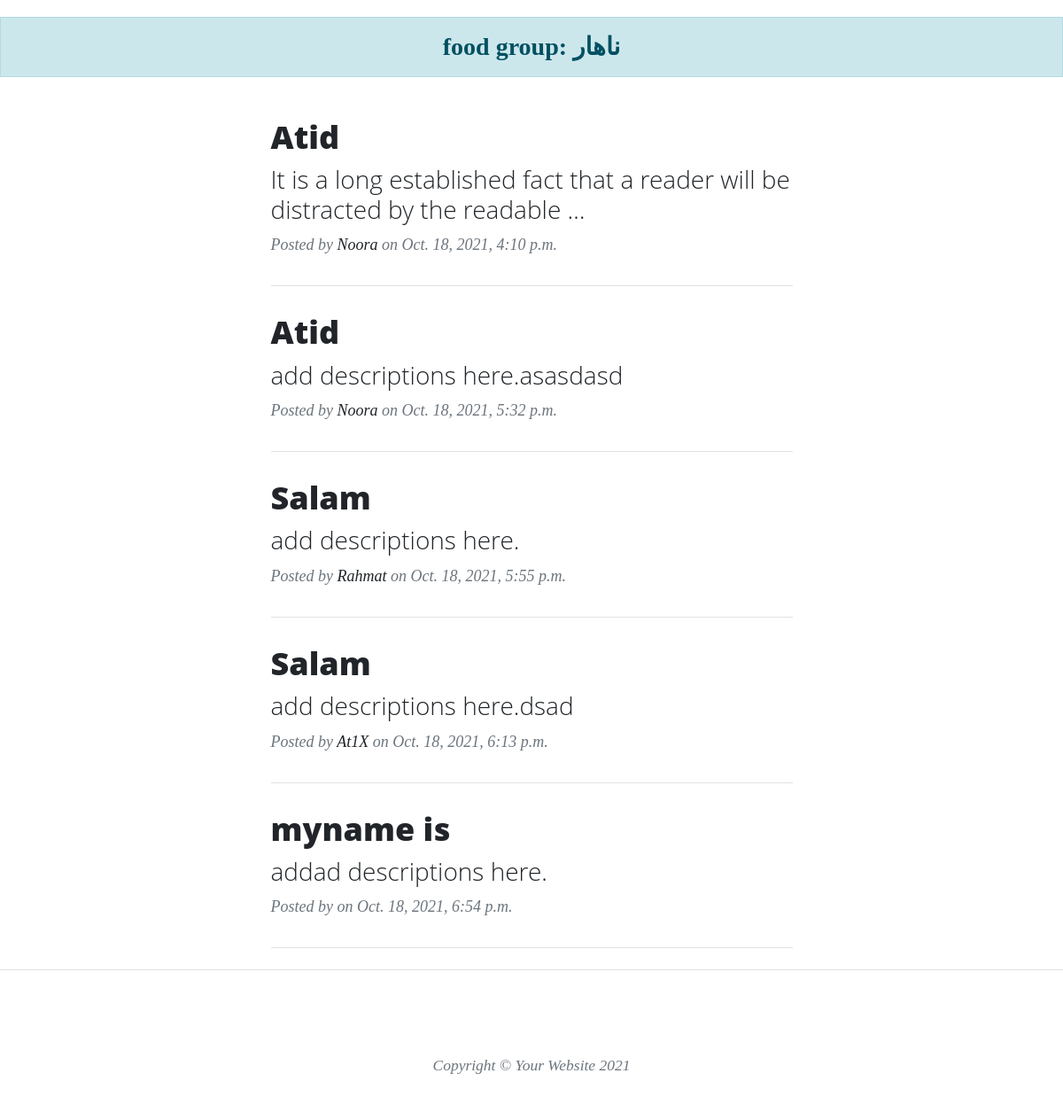
Before: /articles/nahar (lower part) with the older database file.
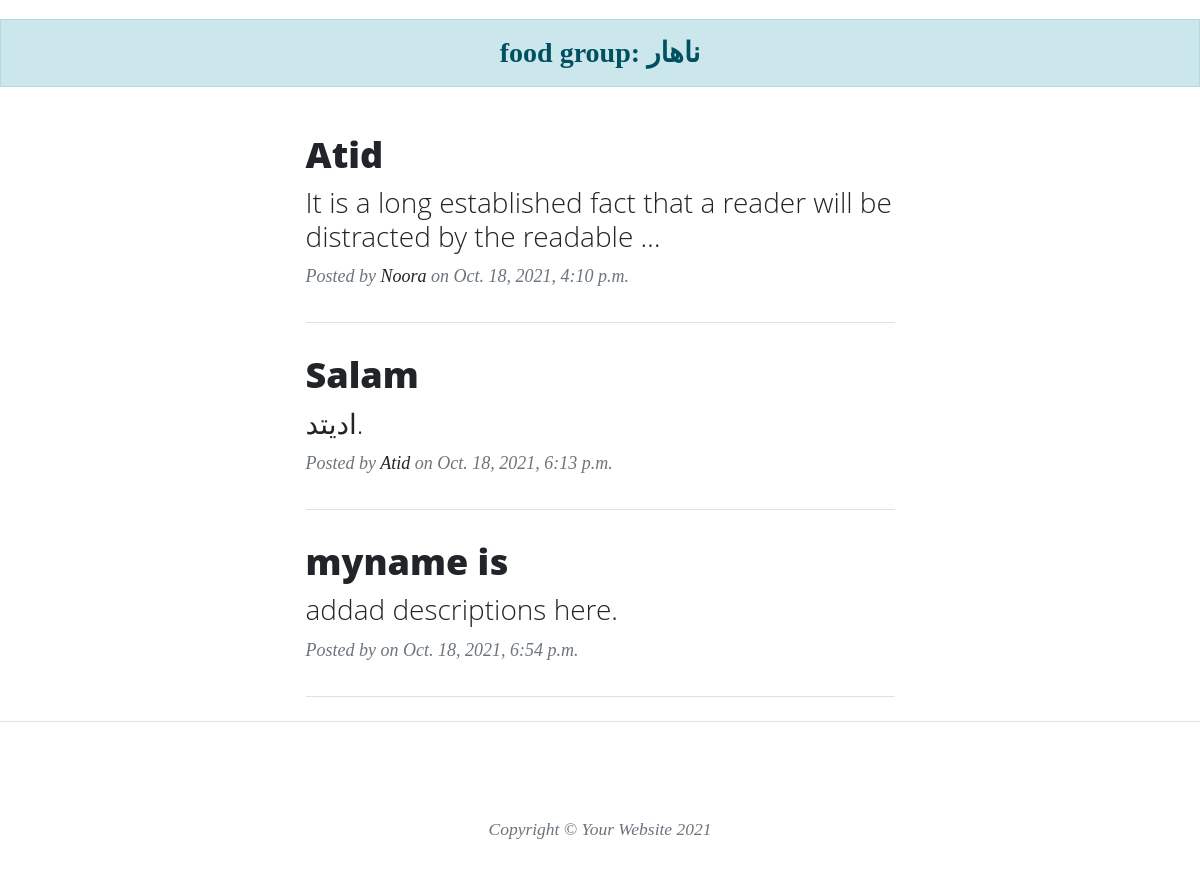
After: the same page with the newer database file.
### food/models.py (models this page shows, shortened)
class foodModels(models.Model):
    RATE = (
        ('3','Very good'),
        ('2', 'Good'),
        ('1','Bad'),
    )
    AUTH = (
        ('Admins',(
            ('Atid','Atid'),
            ('Rahmat','Rahmat'),
            ('Noora','Noora'),
        )),
        ('Normal people',(
            ('Yasin','Yasin'),
            ('Ebne','Ebne')
        )),
    )
    user = models.ForeignKey(User, null=True, on_delete=models.SET_NULL,default='User.id',related_name='author', verbose_name='نویسنده')
    name = models.CharField(max_length=20)
    slug = models.SlugField(max_length=20)
    desc = models.TextField(default="add descriptions here.")
    rate = models.CharField(max_length=1, choices=RATE)
    auth = models.CharField(max_length=20, choices=AUTH)  # special feature
    date = models.DateTimeField(default=timezone.now)
    categ = models.ManyToManyField(Category, related_name='categs')
    img = models.ImageField(upload_to='foodPics/')
    check = models.BooleanField(default=False, verbose_name="آیا اجازه انتشار می‌دهید؟")
    class Meta:
        verbose_name = 'غذا'
        verbose_name_plural = 'غذاها'
    objects = manageFood()
    def categ_to_str(self):
        return ", ".join([Category.name for Category in self.categ.all()])
    categ_to_str.short_description = 'Category'

### food/views.py (the view)
# urls.py: path('articles/<slug:categID>', CategoryShow.as_view(), name='categClass'),
class CategoryShow(generic.ListView):
    template_name = 'category.html'
    paginate_by = 3
    def get_queryset(self):
        global categories
        slug = self.kwargs.get('categID')
        categories = get_object_or_404(Category, slug=slug)
        return foodModels.objects.all()
    def get_context_data(self, **kwargs):
        context = super().get_context_data(**kwargs)
        context['catp'] = categories
        return context

### food/templatetags/base_tag.py (called while the page is built)
@register.simple_tag()
def showTime():
    return timezone.now()

@register.inclusion_tag('categ_tags.html')
def profCateg():
    return {
        'cat': Category.objects.all()
    }

### templates/category.html (shortened to what this page needs)
{% extends 'base.html' %}
{% load static %}
{% block content %}
        <link href="{% static 'css/styles.css' %}" rel="stylesheet" />
    <h3 class="alert alert-primary text-center myfont">food group: {{ catp.name }}</h3>
        <div class="container px-4 px-lg-5">
            <div class="row gx-4 gx-lg-5 justify-content-center">
                <div class="col-md-10 col-lg-8 col-xl-7">
                    {% for food in catp.categs.all %}
                    <div class="post-preview">
                        <a href="{% url 'foodUrl:detailView' food.slug %}">
                            <h2 class="post-title">{{ food.name }}</h2>
                            <h3 class="post-subtitle">{{ food.desc | truncatewords:15 }}</h3>
                        </a>
                        <p class="post-meta">
                            Posted by
                            <a href="#!">{{ food.auth }}</a>
                            on {{ food.date }}
                        </p>
                    </div>
                    <hr class="my-4" />
                    {% endfor %}
                </div>
            </div>
        </div>
 {% endblock %}

Changed rows visible on the page:
removed foodModels: name "Atid", desc "add descriptions here.asasdasd", auth "Noora", date "Oct. 18, 2021, 5:32 p.m."
removed foodModels: name "Salam", desc "add descriptions here.", auth "Rahmat", date "Oct. 18, 2021, 5:55 p.m."
changed foodModels "Salam": desc "add descriptions here.dsad" → "ادیتد."; auth "At1X" → "Atid"
